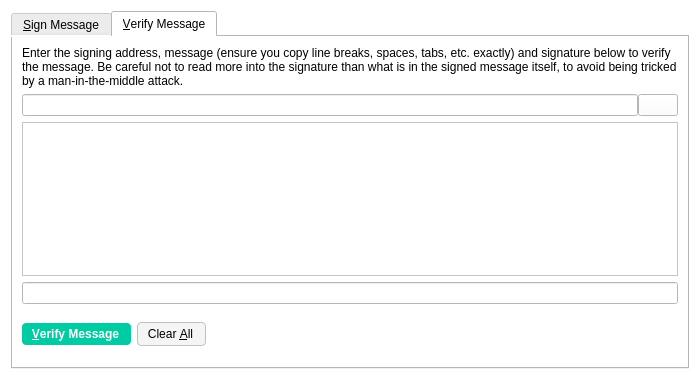
<?xml version="1.0" encoding="UTF-8"?>
<ui version="4.0">
 <class>SignVerifyMessageDialog</class>
 <widget class="QDialog" name="SignVerifyMessageDialog">
  <property name="geometry">
   <rect>
    <x>0</x>
    <y>0</y>
    <width>700</width>
    <height>380</height>
   </rect>
  </property>
  <property name="windowTitle">
   <string>Signatures - Sign / Verify a Message</string>
  </property>
  <property name="styleSheet">
   <string notr="true">background-color: rgb(255, 255, 255);</string>
  </property>
  <property name="modal">
   <bool>true</bool>
  </property>
  <layout class="QVBoxLayout" name="verticalLayout">
   <item>
    <widget class="QTabWidget" name="tabWidget">
     <property name="currentIndex">
      <number>1</number>
     </property>
     <widget class="QWidget" name="tabSignMessage">
      <attribute name="title">
       <string>&amp;Sign Message</string>
      </attribute>
      <layout class="QVBoxLayout" name="verticalLayout_SM">
       <item>
        <widget class="QLabel" name="infoLabel_SM">
         <property name="text">
          <string>You can sign messages with your addresses to prove you own them. Be careful not to sign anything vague, as phishing attacks may try to trick you into signing your identity over to them. Only sign fully-detailed statements you agree to.</string>
         </property>
         <property name="textFormat">
          <enum>Qt::PlainText</enum>
         </property>
         <property name="wordWrap">
          <bool>true</bool>
         </property>
        </widget>
       </item>
       <item>
        <layout class="QHBoxLayout" name="horizontalLayout_1_SM">
         <property name="spacing">
          <number>0</number>
         </property>
         <item>
          <widget class="QValidatedLineEdit" name="addressIn_SM">
           <property name="toolTip">
            <string>The address to sign the message with (e.g. Nihilo_Address_Here_QsAqFckyf9pRHN)</string>
           </property>
           <property name="maxLength">
            <number>34</number>
           </property>
          </widget>
         </item>
         <item>
          <widget class="QPushButton" name="addressBookButton_SM">
           <property name="toolTip">
            <string>Choose an address from the address book</string>
           </property>
           <property name="styleSheet">
            <string notr="true">border: 0;</string>
           </property>
           <property name="text">
            <string/>
           </property>
           <property name="icon">
            <iconset resource="../bitcoin.qrc">
             <normaloff>:/icons/address-book</normaloff>:/icons/address-book</iconset>
           </property>
           <property name="shortcut">
            <string>Alt+A</string>
           </property>
           <property name="autoDefault">
            <bool>false</bool>
           </property>
          </widget>
         </item>
         <item>
          <widget class="QPushButton" name="pasteButton_SM">
           <property name="toolTip">
            <string>Paste address from clipboard</string>
           </property>
           <property name="styleSheet">
            <string notr="true">border: 0;</string>
           </property>
           <property name="text">
            <string/>
           </property>
           <property name="icon">
            <iconset resource="../bitcoin.qrc">
             <normaloff>:/icons/editpaste</normaloff>:/icons/editpaste</iconset>
           </property>
           <property name="shortcut">
            <string>Alt+P</string>
           </property>
           <property name="autoDefault">
            <bool>false</bool>
           </property>
          </widget>
         </item>
        </layout>
       </item>
       <item>
        <widget class="QPlainTextEdit" name="messageIn_SM">
         <property name="toolTip">
          <string>Enter the message you want to sign here</string>
         </property>
        </widget>
       </item>
       <item>
        <layout class="QHBoxLayout" name="horizontalLayout_2_SM">
         <property name="spacing">
          <number>0</number>
         </property>
         <item>
          <widget class="QLineEdit" name="signatureOut_SM">
           <property name="font">
            <font>
             <italic>true</italic>
            </font>
           </property>
           <property name="readOnly">
            <bool>true</bool>
           </property>
          </widget>
         </item>
         <item>
          <widget class="QPushButton" name="copySignatureButton_SM">
           <property name="toolTip">
            <string>Copy the current signature to the system clipboard</string>
           </property>
           <property name="styleSheet">
            <string notr="true">border: 0;</string>
           </property>
           <property name="text">
            <string/>
           </property>
           <property name="icon">
            <iconset resource="../bitcoin.qrc">
             <normaloff>:/icons/editcopy</normaloff>:/icons/editcopy</iconset>
           </property>
           <property name="autoDefault">
            <bool>false</bool>
           </property>
          </widget>
         </item>
        </layout>
       </item>
       <item>
        <layout class="QHBoxLayout" name="horizontalLayout_3_SM">
         <item>
          <widget class="QPushButton" name="signMessageButton_SM">
           <property name="toolTip">
            <string>Sign the message to prove you own this Nihilo address</string>
           </property>
           <property name="styleSheet">
            <string notr="true">background-color: rgb(0, 204, 163);
color: rgb(255, 255, 255);
border-radius: 4px;
border-color:  rgb(0, 204, 163);
font-weight: 600;
padding: 4px;
padding-left: 10px;
padding-right: 12px;
icon-size: 0;</string>
           </property>
           <property name="text">
            <string>&amp;Sign Message</string>
           </property>
           <property name="icon">
            <iconset resource="../bitcoin.qrc">
             <normaloff>:/icons/edit</normaloff>:/icons/edit</iconset>
           </property>
           <property name="autoDefault">
            <bool>false</bool>
           </property>
          </widget>
         </item>
         <item>
          <widget class="QPushButton" name="clearButton_SM">
           <property name="toolTip">
            <string>Reset all sign message fields</string>
           </property>
           <property name="styleSheet">
            <string notr="true">background-color: rgb(245, 245, 245);
border-radius: 4px;
border: 1px solid #c4c1bd;
font-weight: 400;
padding: 4px;
padding-left: 10px;
padding-right: 12px;
icon-size: 0;</string>
           </property>
           <property name="text">
            <string>Clear &amp;All</string>
           </property>
           <property name="icon">
            <iconset resource="../bitcoin.qrc">
             <normaloff>:/icons/remove</normaloff>:/icons/remove</iconset>
           </property>
           <property name="autoDefault">
            <bool>false</bool>
           </property>
          </widget>
         </item>
         <item>
          <spacer name="horizontalSpacer_1_SM">
           <property name="orientation">
            <enum>Qt::Horizontal</enum>
           </property>
           <property name="sizeHint" stdset="0">
            <size>
             <width>40</width>
             <height>48</height>
            </size>
           </property>
          </spacer>
         </item>
         <item>
          <widget class="QLabel" name="statusLabel_SM">
           <property name="font">
            <font>
             <weight>75</weight>
             <bold>true</bold>
            </font>
           </property>
           <property name="text">
            <string/>
           </property>
           <property name="wordWrap">
            <bool>true</bool>
           </property>
          </widget>
         </item>
         <item>
          <spacer name="horizontalSpacer_2_SM">
           <property name="orientation">
            <enum>Qt::Horizontal</enum>
           </property>
           <property name="sizeHint" stdset="0">
            <size>
             <width>40</width>
             <height>48</height>
            </size>
           </property>
          </spacer>
         </item>
        </layout>
       </item>
      </layout>
     </widget>
     <widget class="QWidget" name="tabVerifyMessage">
      <attribute name="title">
       <string>&amp;Verify Message</string>
      </attribute>
      <layout class="QVBoxLayout" name="verticalLayout_VM">
       <item>
        <widget class="QLabel" name="infoLabel_VM">
         <property name="text">
          <string>Enter the signing address, message (ensure you copy line breaks, spaces, tabs, etc. exactly) and signature below to verify the message. Be careful not to read more into the signature than what is in the signed message itself, to avoid being tricked by a man-in-the-middle attack.</string>
         </property>
         <property name="textFormat">
          <enum>Qt::PlainText</enum>
         </property>
         <property name="alignment">
          <set>Qt::AlignLeading|Qt::AlignLeft|Qt::AlignTop</set>
         </property>
         <property name="wordWrap">
          <bool>true</bool>
         </property>
        </widget>
       </item>
       <item>
        <layout class="QHBoxLayout" name="horizontalLayout_1_VM">
         <property name="spacing">
          <number>0</number>
         </property>
         <item>
          <widget class="QValidatedLineEdit" name="addressIn_VM">
           <property name="toolTip">
            <string>The address the message was signed with (e.g. Nihilo_Address_Here_QsAqFckyf9pRHN)</string>
           </property>
           <property name="maxLength">
            <number>34</number>
           </property>
          </widget>
         </item>
         <item>
          <widget class="QPushButton" name="addressBookButton_VM">
           <property name="toolTip">
            <string>Choose an address from the address book</string>
           </property>
           <property name="text">
            <string/>
           </property>
           <property name="icon">
            <iconset resource="../bitcoin.qrc">
             <normaloff>:/icons/address-book</normaloff>:/icons/address-book</iconset>
           </property>
           <property name="shortcut">
            <string>Alt+A</string>
           </property>
           <property name="autoDefault">
            <bool>false</bool>
           </property>
          </widget>
         </item>
        </layout>
       </item>
       <item>
        <widget class="QPlainTextEdit" name="messageIn_VM"/>
       </item>
       <item>
        <widget class="QValidatedLineEdit" name="signatureIn_VM"/>
       </item>
       <item>
        <layout class="QHBoxLayout" name="horizontalLayout_2_VM">
         <item>
          <widget class="QPushButton" name="verifyMessageButton_VM">
           <property name="toolTip">
            <string>Verify the message to ensure it was signed with the specified Nihilo address</string>
           </property>
           <property name="styleSheet">
            <string notr="true">background-color: rgb(0, 204, 163);
color: rgb(255, 255, 255);
border-radius: 4px;
border-color:  rgb(0, 204, 163);
font-weight: 600;
padding: 4px;
padding-left: 10px;
padding-right: 12px;
icon-size: 0;</string>
           </property>
           <property name="text">
            <string>&amp;Verify Message</string>
           </property>
           <property name="icon">
            <iconset resource="../bitcoin.qrc">
             <normaloff>:/icons/transaction_0</normaloff>:/icons/transaction_0</iconset>
           </property>
           <property name="autoDefault">
            <bool>false</bool>
           </property>
          </widget>
         </item>
         <item>
          <widget class="QPushButton" name="clearButton_VM">
           <property name="toolTip">
            <string>Reset all verify message fields</string>
           </property>
           <property name="styleSheet">
            <string notr="true">background-color: rgb(245, 245, 245);
border-radius: 4px;
border: 1px solid #c4c1bd;
font-weight: 400;
padding: 4px;
padding-left: 10px;
padding-right: 12px;
icon-size: 0;</string>
           </property>
           <property name="text">
            <string>Clear &amp;All</string>
           </property>
           <property name="icon">
            <iconset resource="../bitcoin.qrc">
             <normaloff>:/icons/remove</normaloff>:/icons/remove</iconset>
           </property>
           <property name="autoDefault">
            <bool>false</bool>
           </property>
          </widget>
         </item>
         <item>
          <spacer name="horizontalSpacer_1_VM">
           <property name="orientation">
            <enum>Qt::Horizontal</enum>
           </property>
           <property name="sizeHint" stdset="0">
            <size>
             <width>40</width>
             <height>48</height>
            </size>
           </property>
          </spacer>
         </item>
         <item>
          <widget class="QLabel" name="statusLabel_VM">
           <property name="font">
            <font>
             <weight>75</weight>
             <bold>true</bold>
            </font>
           </property>
           <property name="text">
            <string/>
           </property>
           <property name="wordWrap">
            <bool>true</bool>
           </property>
          </widget>
         </item>
         <item>
          <spacer name="horizontalSpacer_2_VM">
           <property name="orientation">
            <enum>Qt::Horizontal</enum>
           </property>
           <property name="sizeHint" stdset="0">
            <size>
             <width>40</width>
             <height>48</height>
            </size>
           </property>
          </spacer>
         </item>
        </layout>
       </item>
      </layout>
     </widget>
    </widget>
   </item>
  </layout>
 </widget>
 <customwidgets>
  <customwidget>
   <class>QValidatedLineEdit</class>
   <extends>QLineEdit</extends>
   <header>qvalidatedlineedit.h</header>
  </customwidget>
 </customwidgets>
 <resources>
  <include location="../bitcoin.qrc"/>
 </resources>
 <connections/>
</ui>
